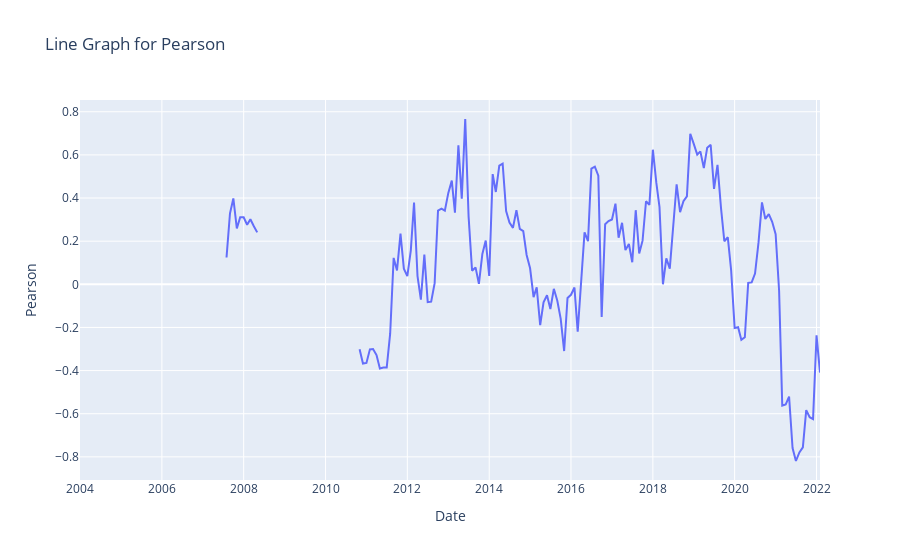

Source (notebook cell):
### Code cell
fig = px.line(df, x=df['Date'], y=df['Pearson'], title = 'Line Graph for Pearson')
fig.show()

### Figure 1 — Plotly figure (JSON) as saved in the notebook; plotly's stock layout.template omitted (floating-point values rounded to 4 significant figures; data arrays with more than 128 entries replaced by an {"elided": "..."} marker saying what was removed)
{"data": [{"hovertemplate": "Date=%{x}<br>Pearson=%{y}<extra></extra>", "legendgroup": "", "line": {"color": "#636efa", "dash": "solid"}, "marker": {"symbol": "circle"}, "mode": "lines", "name": "", "orientation": "v", "showlegend": false, "type": "scatter", "x": {"elided": "218 str values"}, "xaxis": "x", "y": {"elided": "218 float values"}, "yaxis": "y"}], "layout": {"legend": {"tracegroupgap": 0}, "title": {"text": "Line Graph for Pearson"}, "xaxis": {"anchor": "y", "domain": [0, 1], "title": {"text": "Date"}}, "yaxis": {"anchor": "x", "domain": [0, 1], "title": {"text": "Pearson"}}}}
